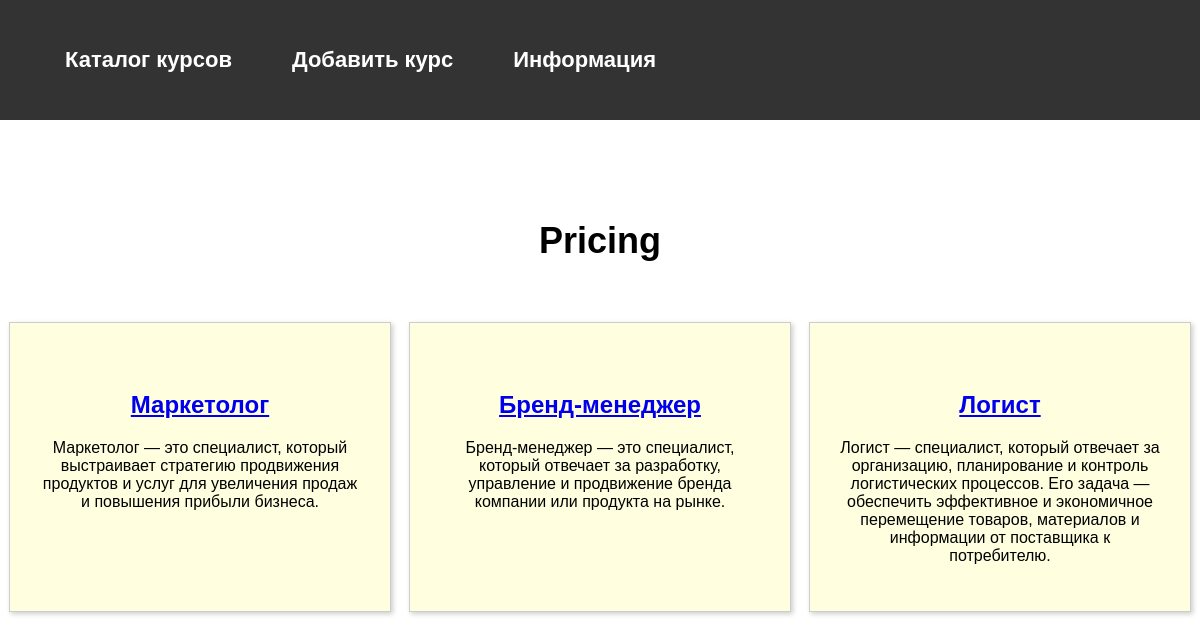
Before: / with the older database file.
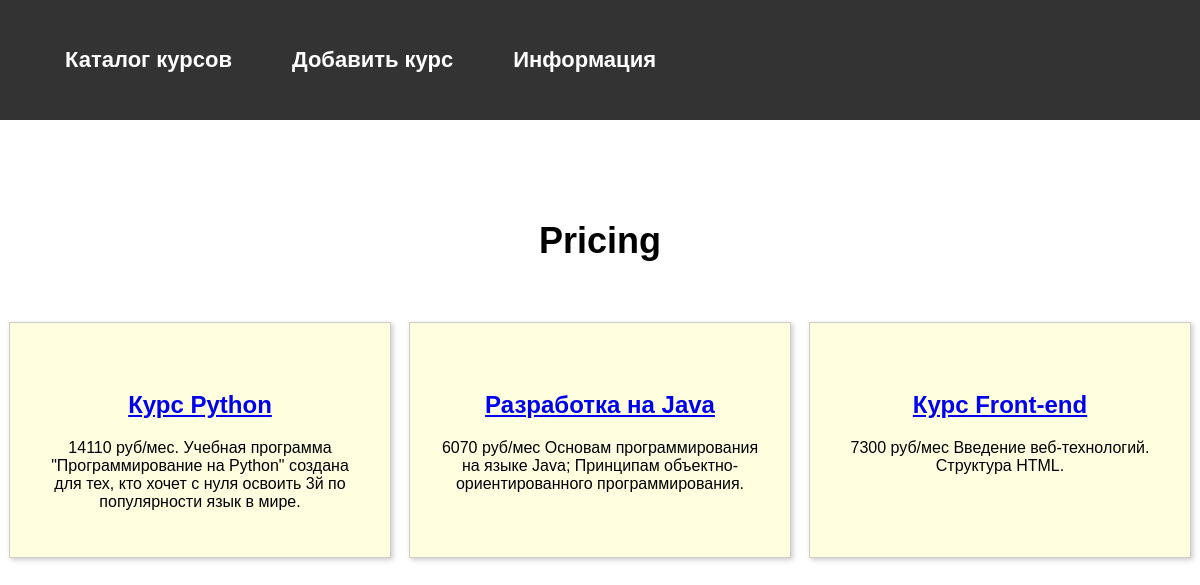
After: the same page with the newer database file.
### skills/models.py (models this page shows, shortened)
class Skills(models.Model):
    title = models.CharField(max_length=100)
    description = models.TextField()
    url = models.URLField('Кнопка')

### skills/views.py (the view)
# urls.py: path('', views.index, name="index"),
def index(request):
    projects = Skills.objects.all()
    return render(request, 'skills/index.html', {'projects': projects})

### skills/templates/skills/index.html (shortened to what this page needs)
{% extends 'skills/base.html' %}
{% load static %}
{% block content %}
<h1>Pricing</h1>
<div class="block">
    {% for project in projects %}
    <div class="element">
        <div><img src="{{ project.image.url }}" alt=""></div>
        <div class="text">
            <h2><a href="{{ project.url }}" target="_blank">{{ project.title }}</a></h2>
            <p>{{ project.description }}</p>
        </div>
    </div>
    {% endfor %}
</div>
{% endblock %}

### skills/templates/skills/base.html (shortened to what this page needs)
<!DOCTYPE html>
{% load static %}
<html lang="en">
<head>
    <link rel="stylesheet" href="{% static 'css/style.css' %}">
</head>
<body>
<div class="menu">
    <div class="wrap">
        <ul>
            <li><a href="{% url 'index' %}">Каталог курсов</a></li>
            <li><a href="{% url 'blogs' %}">Добавить курс</a></li>
            <li><a href="{% static 'skills/resume.pdf' %}" target="_blank">Информация</a></li>
        </ul>
    </div>
</div>
<div class="content">
    <div class="wrap">
        </div>
        {% block content %}
        {% endblock %}
    </div>
</body>
</html>

### skills/static/css/style.css (style rules this page uses)
body { font-family: "Roboto", sans-serif; padding: 0; margin: 0; background: #lightyellow; }
.wrap { max-width: 1200px; margin: 0 auto; padding: 20px; box-sizing: border-box; }
.block { display: flex; flex-wrap: wrap; justify-content: space-evenly; margin-bottom: 60px; }
.element, .count { background: lightyellow; border: 6px solid #FFF; margin: 20px 0; }
.text { width: 360px; padding: 20px; box-sizing: border-box; }
.content h1 { text-align: center; margin: 60px 0 40px; font-size: 36px; }
.menu { background: lightblue; padding: 10px; border-bottom: 6px solid #blue; }
.menu .wrap { display: flex; flex-wrap: wrap; justify-content: space-between; align-items: center; }
.menu a { color: #blue; font-weight: bold; text-decoration: none; }
.menu ul { display: flex; list-style: none; font-size: 22px; }
.menu li { margin-left: 40px; }
body { font-family: Arial, sans-serif; }
.menu { background-color: #333; color: white; }
.menu .wrap { padding: 15px; }
.menu ul { list-style-type: none; padding: 0; }
.menu ul li { display: inline; margin-right: 20px; }
.menu ul li a { color: white; text-decoration: none; }
.block { display: flex; justify-content: space-around; }
.element { border: 1px solid #ccc; padding: 10px; width: 30%; box-shadow: 2px 2px 5px rgba(0, 0, 0, 0.2); text-align: center; }

Changed rows visible on the page:
changed Skills: title "Маркетолог" → "Курс Python"; description "Маркетолог — это специалист, который выстраивает стратегию продвижения продуктов и услуг для увеличения продаж и повышения прибыли бизнеса." → "14110 руб/мес. Учебная программа \"Программирование на Python\" создана для тех, кто хочет с нуля освоить 3й по популярности язык в мире."
changed Skills: title "Бренд-менеджер" → "Разработка на Java"; description "Бренд-менеджер — это специалист, который отвечает за разработку, управление и продвижение бренда компании или продукта на рынке." → "6070 руб/мес Основам программирования на языке Java; Принципам объектно-ориентированного программирования."
changed Skills: title "Логист" → "Курс Front-end"; description "Логист — специалист, который отвечает за организацию, планирование и контроль логистических процессов. Его задача — обеспечить эффективное и экономичное перемещение товаров, материалов и информации от поставщика к потребителю." → "7300 руб/мес Введение веб-технологий. Структура HTML."
